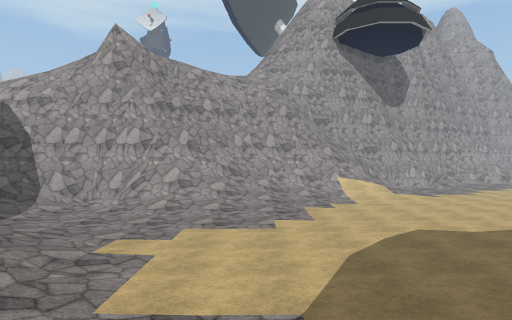
[1] (above)

14 first-person views from a walk through a scene from a Unity 3-D project. The camera is 1.5 m above the floor, looks level and sees 75° across. The floor is counted in squares, 2 m on a side. Each view is taken from the middle of a square. On the plan, view 1 faces up. The plan holds only what a view shows up to about 11 squares ahead; the rest is blank. The place goes on beyond the plan. Surface patterns are stand-ins for the level's own textures.

[2]
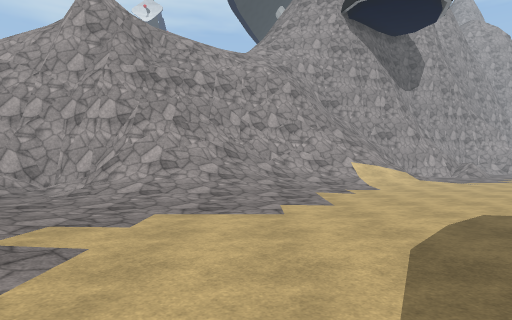

[3]
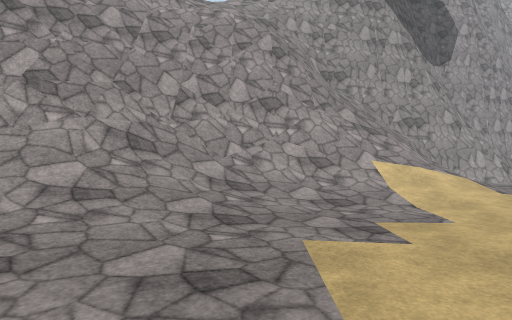

[4]
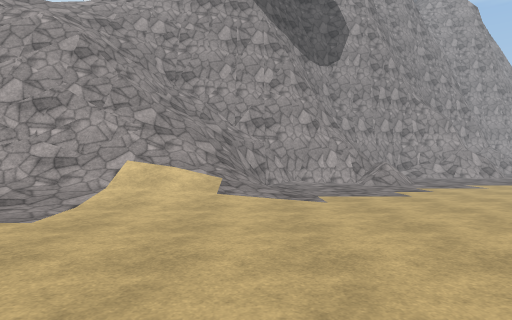

[5]
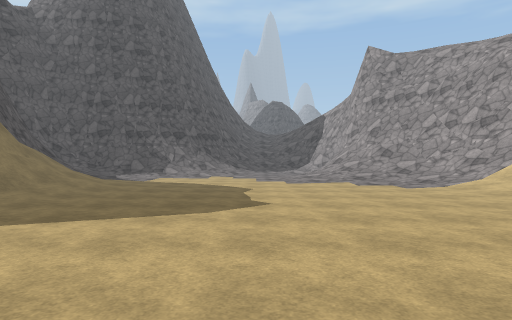

[6]
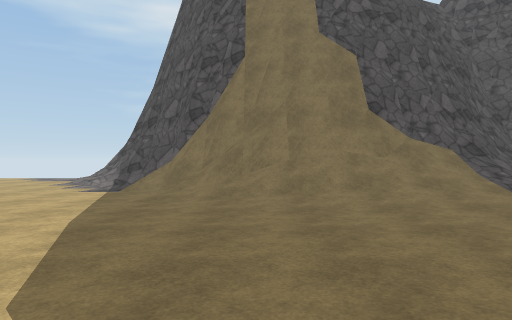

[7]
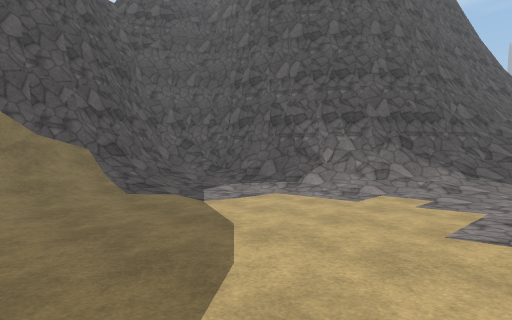

[8]
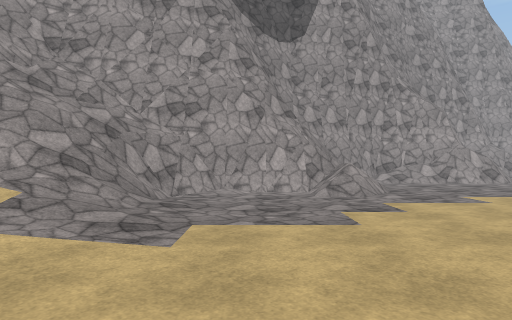

[9]
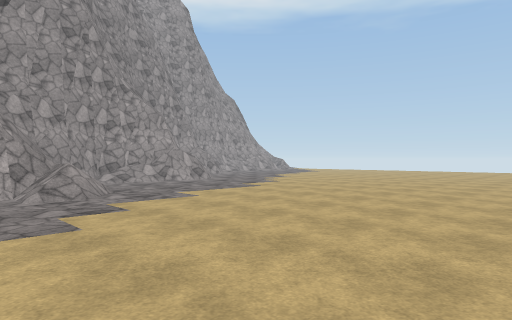

[10]
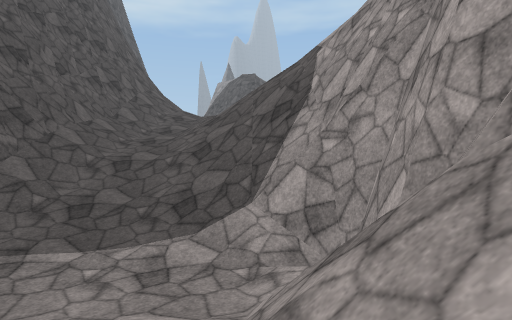

[11]
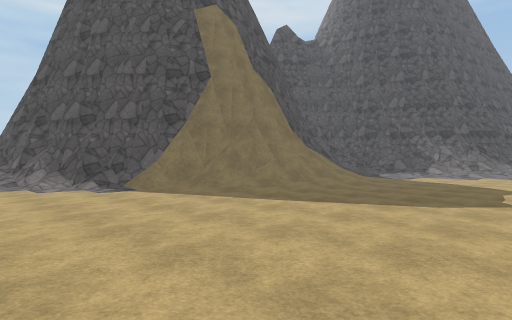

[12]
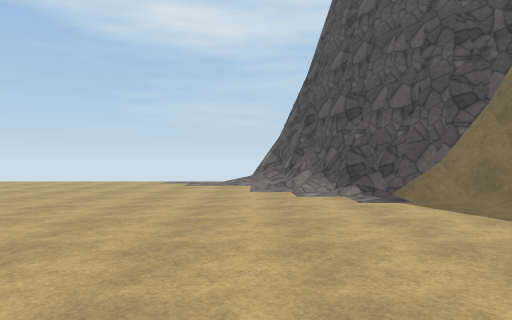

[13]
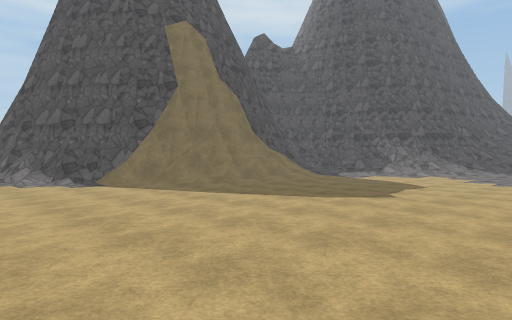

[14]
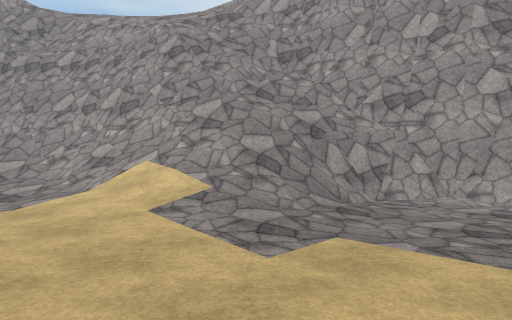

### Floor plan
Key: @ floor where view 1 was taken; # wall or solid block; . main floor; : floor 0.25 m higher than the main floor; + floor 0.75 m higher than the main floor; / step, stairs or slope; = window, fence, low wall or low ledge; v drop or lower ground.
Columns run from 13 left of view 1 to 13 right of it. Each row starts with its distance up from view 1.
 22                         ##
 21                       ###:/
 20                       #= ..
 19                       #/ ..
 18              /#########//..
 17             ///##//#.../...
 16            ////#////.......
 15           /vvv##////:......
 14          vvv####///+.......
 13       /#vv####////+:.......
 12       v# ###///:::::.......
 11    /######////::...........
 10    /=##/:////+:............
  9  ///////.:::::............
  8 ///////+:..................
  7 ////////::.................
  6 #######//::................
  5      ###//:................
  4        ##//:...............
  3        ###/:...::::........
  2         ##/+::://////......
  1          #//+////###//.....
  0          ##//@/#######/....
 -1           #//###    ###/...
 -2           ####        ##/..
 -3                       ##/:.
 -4                        ##/.
 -5                         ##.

Positions as (right, up) in squares from view 1, and headings:
1: (0, 0), facing up
2: (0, 2), facing up
3: (1, 7), facing up
4: (6, 7), facing up
5: (12, 7), facing left
6: (6, 8), facing down
7: (4, 8), facing down-left
8: (8, 10), facing up
9: (8, 10), facing up-right
10: (-2, 10), facing left
11: (13, 8), facing down-left
12: (12, 6), facing down
13: (13, 10), facing down-left
14: (9, 11), facing up-left
